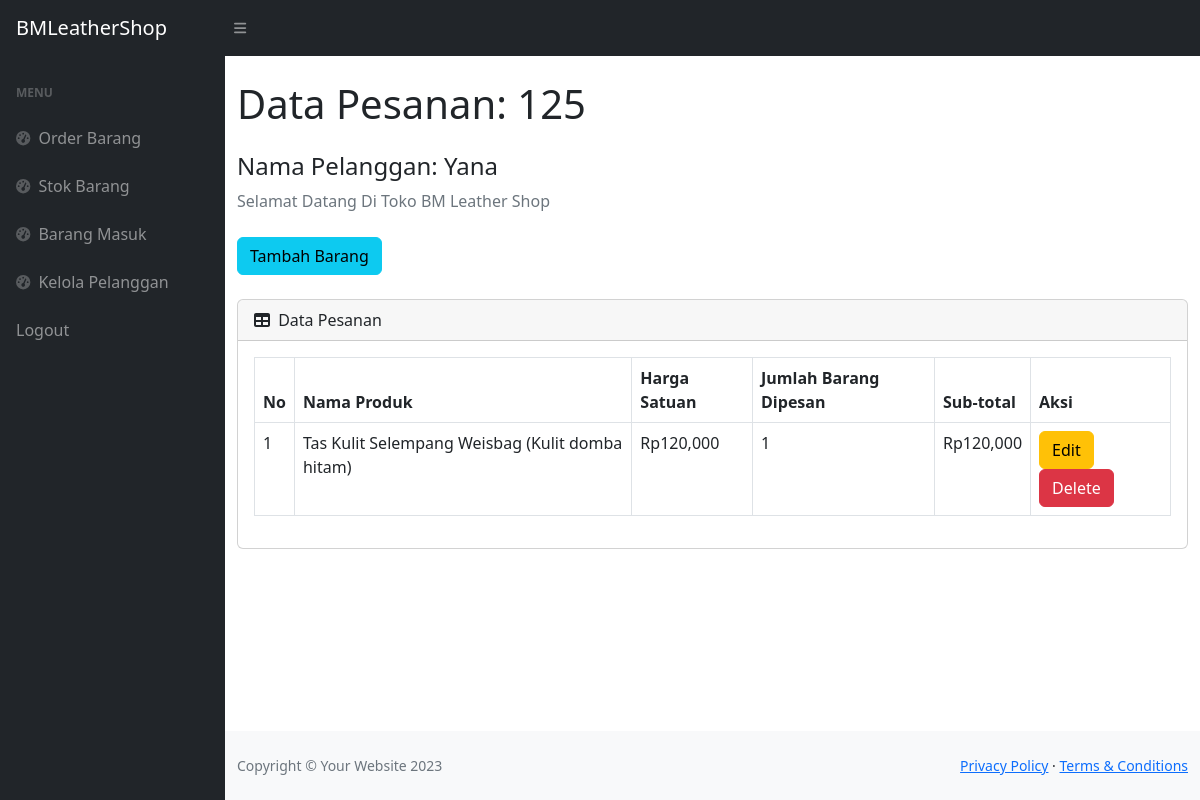
Page /view.php?idp=125 (signed in) on the committed database.
### tables this page shows
CREATE TABLE `pesanan` (
  `IDPesanan` int(11) NOT NULL,
  `IDPelanggan` int(11) DEFAULT NULL,
  `TanggalPesanan` timestamp NULL DEFAULT current_timestamp()
);

CREATE TABLE `pelanggan` (
  `IDPelanggan` int(11) NOT NULL,
  `NamaPelanggan` varchar(100) DEFAULT NULL,
  `Notelp` varchar(15) DEFAULT NULL,
  `Alamat` varchar(100) DEFAULT NULL
);

CREATE TABLE `detailpesanan` (
  `IDDetail` int(11) NOT NULL,
  `IDPesanan` int(11) DEFAULT NULL,
  `IDProduk` int(11) DEFAULT NULL,
  `Kuantitas` int(11) DEFAULT NULL
);

CREATE TABLE `produk` (
  `IDProduk` int(11) NOT NULL,
  `NamaProduk` varchar(100) DEFAULT NULL,
  `Deskripsi` text DEFAULT NULL,
  `Harga` decimal(10,2) DEFAULT NULL,
  `Stok` int(11) DEFAULT NULL
);

### view.php (the view, shortened to what this page needs)
<?php
require 'ceklogin.php';
if (isset($_GET['idp'])){
    $idp = $_GET['idp'];
    $ambilnamapelanggan = mysqli_query($c, "select * from pesanan p, pelanggan pl where p.IDPelanggan=pl.IDPelanggan and p.IDPesanan='$idp'");
    $np = mysqli_fetch_array($ambilnamapelanggan);
    $namapel = $np['NamaPelanggan'];
} else {
    header('location:index.php');
    exit();
}
?>
<!DOCTYPE html>
<html lang="en">
    <head>
        <link href="https://cdn.jsdelivr.net/npm/simple-datatables@7.1.2/dist/style.min.css" rel="stylesheet" />
        <link href="css/styles.css" rel="stylesheet" />
    </head>
    <body class="sb-nav-fixed">
        <nav class="sb-topnav navbar navbar-expand navbar-dark bg-dark">
            <a class="navbar-brand ps-3" href="index.php">BMLeatherShop</a>
            <button class="btn btn-link btn-sm order-1 order-lg-0 me-4 me-lg-0" id="sidebarToggle" href="#!"><i class="fas fa-bars"></i></button>
        </nav>
        <div id="layoutSidenav">
            <div id="layoutSidenav_nav">
                <nav class="sb-sidenav accordion sb-sidenav-dark" id="sidenavAccordion">
                    <div class="sb-sidenav-menu">
                        <div class="nav">
                            <div class="sb-sidenav-menu-heading">Menu</div>
                            <a class="nav-link" href="index.php">
                                <div class="sb-nav-link-icon"><i class="fas fa-tachometer-alt"></i></div>
                                Order Barang
                            </a>
                            <a class="nav-link" href="stock.php">
                                <div class="sb-nav-link-icon"><i class="fas fa-tachometer-alt"></i></div>
                                Stok Barang
                            </a>
                            <a class="nav-link" href="masuk.php">
                                <div class="sb-nav-link-icon"><i class="fas fa-tachometer-alt"></i></div>
                                Barang Masuk
                            <a class="nav-link" href="pelanggan.php">
                                <div class="sb-nav-link-icon"><i class="fas fa-tachometer-alt"></i></div>
                                Kelola Pelanggan
                            </a>
                            </a><a class="nav-link" href="logout.php">
                                Logout
                            </a>
                    </div>
                </nav>
            </div>
            <div id="layoutSidenav_content">
                <main>
                    <div class="container-fluid">
                    <h1 class="mt-4">Data Pesanan: <?php echo $idp; ?></h1>
                    <h4 class="mt-4">Nama Pelanggan: <?php echo $namapel; ?></h4>
                        <ol class="breadcrumb mb-4">
                            <li class="breadcrumb-item active">Selamat Datang Di Toko BM Leather Shop</li>
                        </ol>
                        <button type="button" class="btn btn-info mb-4" data-bs-toggle="modal" data-bs-target="#myModal">
                            Tambah Barang
                        </button>
                        <div class="card mb-4">
                            <div class="card-header">
                                <i class="fas fa-table me-1"></i>
                                Data Pesanan
                            </div>
                            <div class="card-body">
                                <div class="table-responsive">
                                    <table class="table table-bordered" id="dataTable" width="100%" cellspacing="0">
                                        <thead>
                                            <tr>
                                                <th>No</th>
                                                <th>Nama Produk</th>
                                                <th>Harga Satuan</th>
                                                <th>Jumlah Barang Dipesan</th>
                                                <th>Sub-total</th>
                                                <th>Aksi</th>
                                            </tr>
                                        </thead>
                                        <tbody>
                                        <?php
                                            $get = mysqli_query($c, "SELECT * FROM detailpesanan p, produk pr WHERE p.IDProduk = pr.IDProduk AND p.IDPesanan = '$idp'");
                                            $i = 1;
                                            while ($p = mysqli_fetch_array($get)) {
                                                $idpr = $p['IDProduk'];
                                                $iddp = $p['IDDetail'];
                                                $Kuantitas = $p['Kuantitas'];
                                                $Harga = $p['Harga'];
                                                $NamaProduk = $p['NamaProduk'];
                                                $Deskripsi = $p['Deskripsi'];
                                                $SubTotal = $Kuantitas * $Harga;
                                                ?>
                                                <tr>
                                                    <td><?= $i++; ?></td>
                                                    <td><?= $NamaProduk; ?> (<?=$Deskripsi;?>)</td>
                                                    <td>Rp<?= number_format($Harga); ?></td>
                                                    <td><?= number_format($Kuantitas); ?></td>
                                                    <td>Rp<?= number_format($SubTotal); ?></td>
                                                    <td>
                                                        <button type="button" class="btn btn-warning" data-bs-toggle="modal" data-bs-target="#edit<?=$idpr;?>">
                                                            Edit
                                                        </button>
                                                        <button type="button" class="btn btn-danger" data-bs-toggle="modal" data-bs-target="#delete<?= $iddp; ?>">
                                                            Delete
                                                        </button>
                                                    </td>
                                                </tr>
                                                <?php
                                            }
                                            ?>
                                        </tbody>
                                    </table>
                                </div>
                            </div>
                        </div>
                    </div>
                </main>
                <footer class="py-4 bg-light mt-auto">
                    <div class="container-fluid">
                        <div class="d-flex align-items-center justify-content-between small">
                            <div class="text-muted">Copyright &copy; Your Website 2023</div>
                            <div>
                                <a href="#">Privacy Policy</a>
                                &middot;
                                <a href="#">Terms &amp; Conditions</a>
                            </div>
                        </div>
                    </div>
                </footer>
            </div>
        </div>
    </body>
</html>

### rows in the picture
pesanan: IDPelanggan.NamaPelanggan "Yana"
detailpesanan: IDProduk.NamaProduk "Tas Kulit Selempang Weisbag", IDProduk.Deskripsi "Kulit domba hitam", IDProduk.Harga "120,000", Kuantitas "1", Kuantitas.Harga "120,000"

### other values in the picture
$idp "125"
